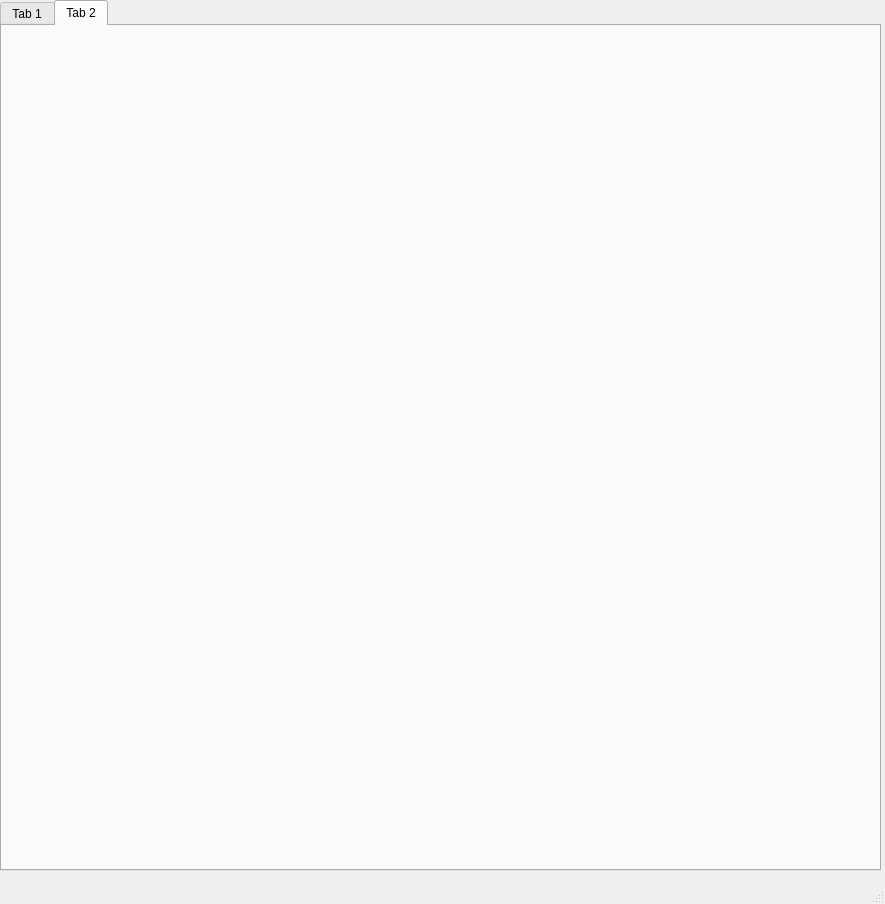
<?xml version="1.0" encoding="UTF-8"?>
<ui version="4.0">
 <class>MainWindow</class>
 <widget class="QMainWindow" name="MainWindow">
  <property name="geometry">
   <rect>
    <x>0</x>
    <y>0</y>
    <width>885</width>
    <height>904</height>
   </rect>
  </property>
  <property name="windowTitle">
   <string>MainWindow</string>
  </property>
  <widget class="QWidget" name="centralwidget">
   <widget class="QTabWidget" name="tab">
    <property name="geometry">
     <rect>
      <x>0</x>
      <y>0</y>
      <width>881</width>
      <height>871</height>
     </rect>
    </property>
    <property name="currentIndex">
     <number>1</number>
    </property>
    <widget class="QWidget" name="tab1">
     <attribute name="title">
      <string>Tab 1</string>
     </attribute>
     <widget class="QPushButton" name="b_Create_Citizen">
      <property name="geometry">
       <rect>
        <x>210</x>
        <y>30</y>
        <width>161</width>
        <height>51</height>
       </rect>
      </property>
      <property name="font">
       <font>
        <family>Helvetica Neue</family>
        <pointsize>12</pointsize>
       </font>
      </property>
      <property name="text">
       <string>Create Citizen</string>
      </property>
     </widget>
     <widget class="QLabel" name="label1_1">
      <property name="geometry">
       <rect>
        <x>20</x>
        <y>30</y>
        <width>71</width>
        <height>21</height>
       </rect>
      </property>
      <property name="font">
       <font>
        <family>Helvetica Neue</family>
        <pointsize>12</pointsize>
       </font>
      </property>
      <property name="text">
       <string>Quantity:</string>
      </property>
     </widget>
     <widget class="QLineEdit" name="tinput_quantity">
      <property name="geometry">
       <rect>
        <x>20</x>
        <y>60</y>
        <width>61</width>
        <height>20</height>
       </rect>
      </property>
     </widget>
     <widget class="QLabel" name="label1_2">
      <property name="geometry">
       <rect>
        <x>110</x>
        <y>30</y>
        <width>81</width>
        <height>21</height>
       </rect>
      </property>
      <property name="font">
       <font>
        <family>Helvetica Neue</family>
        <pointsize>12</pointsize>
       </font>
      </property>
      <property name="text">
       <string>Profession:</string>
      </property>
     </widget>
     <widget class="QLineEdit" name="tinput_profession">
      <property name="geometry">
       <rect>
        <x>110</x>
        <y>60</y>
        <width>81</width>
        <height>21</height>
       </rect>
      </property>
     </widget>
     <widget class="QTextBrowser" name="txt_monitor">
      <property name="geometry">
       <rect>
        <x>30</x>
        <y>120</y>
        <width>821</width>
        <height>601</height>
       </rect>
      </property>
     </widget>
     <widget class="QPushButton" name="b_Update_Information">
      <property name="geometry">
       <rect>
        <x>70</x>
        <y>760</y>
        <width>381</width>
        <height>41</height>
       </rect>
      </property>
      <property name="font">
       <font>
        <family>Helvetica Neue</family>
        <pointsize>12</pointsize>
       </font>
      </property>
      <property name="text">
       <string>Update Information</string>
      </property>
     </widget>
     <widget class="QComboBox" name="comboBox">
      <property name="geometry">
       <rect>
        <x>450</x>
        <y>760</y>
        <width>261</width>
        <height>41</height>
       </rect>
      </property>
      <property name="font">
       <font>
        <family>Helvetica Neue</family>
        <pointsize>12</pointsize>
       </font>
      </property>
      <property name="editable">
       <bool>false</bool>
      </property>
      <property name="currentText">
       <string>                             All</string>
      </property>
      <property name="currentIndex">
       <number>0</number>
      </property>
      <property name="insertPolicy">
       <enum>QComboBox::InsertAtBottom</enum>
      </property>
      <property name="minimumContentsLength">
       <number>0</number>
      </property>
      <item>
       <property name="text">
        <string>                             All</string>
       </property>
      </item>
      <item>
       <property name="text">
        <string>         Pops Commodities</string>
       </property>
      </item>
      <item>
       <property name="text">
        <string>Current state of the marketplace</string>
       </property>
      </item>
     </widget>
    </widget>
    <widget class="QWidget" name="tab_2">
     <attribute name="title">
      <string>Tab 2</string>
     </attribute>
    </widget>
   </widget>
  </widget>
  <widget class="QMenuBar" name="menubar">
   <property name="geometry">
    <rect>
     <x>0</x>
     <y>0</y>
     <width>885</width>
     <height>21</height>
    </rect>
   </property>
  </widget>
  <widget class="QStatusBar" name="statusbar"/>
 </widget>
 <resources/>
 <connections/>
</ui>
